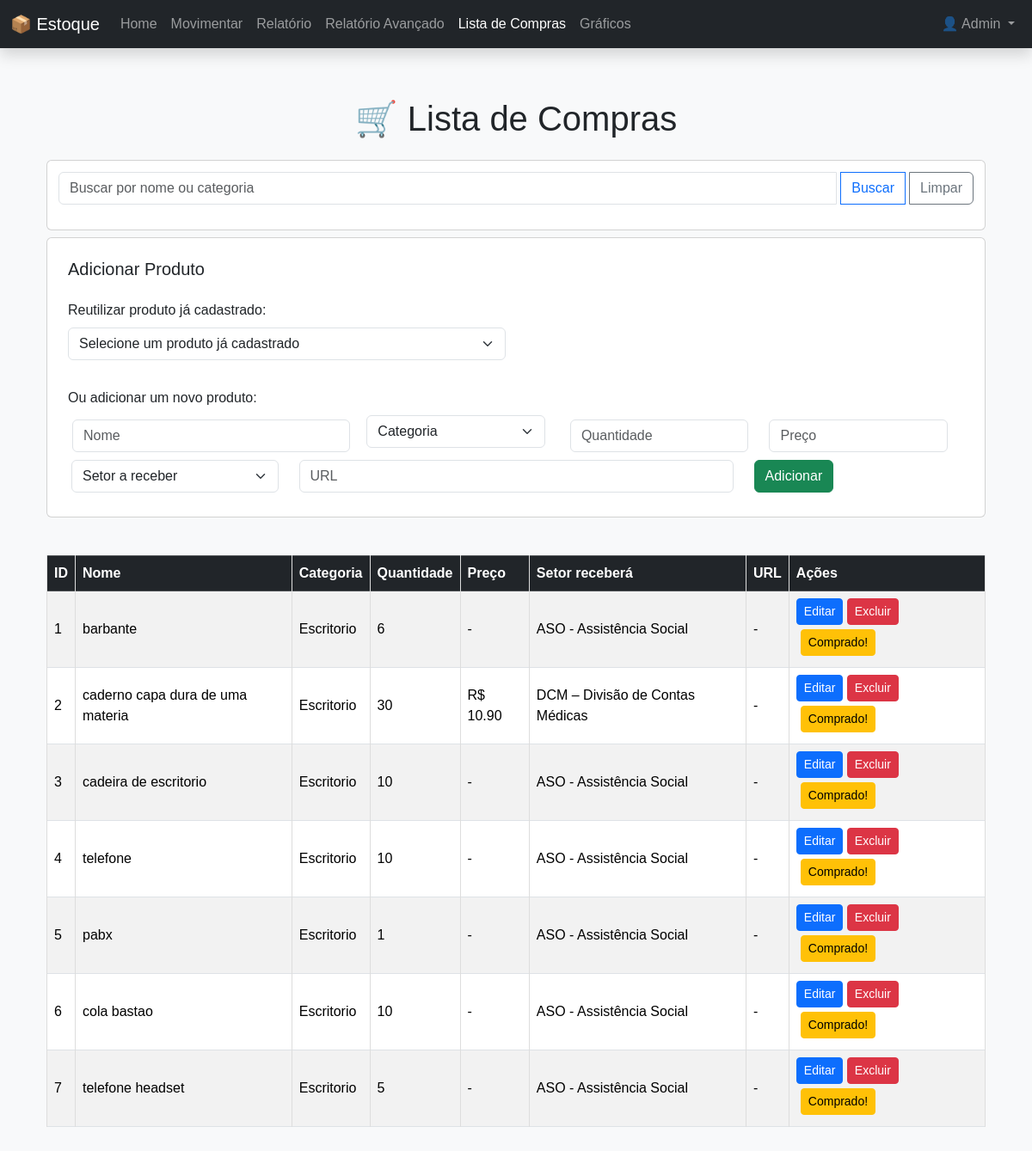
The page /lista_compras (signed in) on the database its author committed.
### models.py (models this page shows, shortened)
class Usuario(db.Model, UserMixin):
    id = db.Column(db.Integer, primary_key=True)
    nome = db.Column(db.String(100), nullable=False)
    email = db.Column(db.String(100), unique=True, nullable=False)
    senha = db.Column(db.String(200), nullable=False)
    tipo = db.Column(db.String(20), nullable=False, default='usuario')
    @property
    def is_admin(self):
        return self.tipo == 'admin'

class Compra(db.Model):
    __tablename__ = 'compras'
    id = db.Column(db.Integer, primary_key=True)
    nome = db.Column(db.String(100), nullable=False)
    categoria_id = db.Column(db.Integer, db.ForeignKey('categoria.id'), nullable=False)
    quantidade = db.Column(db.Integer, nullable=False)
    preco = db.Column(db.Float, nullable=True)
    setor_id = db.Column(db.Integer, db.ForeignKey('setores.id'), nullable=True)
    url = db.Column(db.String(500), nullable=True)
    categoria = db.relationship('Categoria', backref='compras')
    setor = db.relationship('Setor', backref='compras')

class Categoria(db.Model):
    id = db.Column(db.Integer, primary_key=True)
    nome = db.Column(db.String(50), nullable=False, unique=True)
    produtos = db.relationship('Produto', backref='categoria', lazy=True)

class Setor(db.Model):
    __tablename__ = 'setores'
    id = db.Column(db.Integer, primary_key=True)
    nome = db.Column(db.String(100), nullable=False)
    status = db.Column(db.Boolean, default=True, nullable=True)

### app.py (the view)
@app.route('/lista_compras')
@login_required
def lista_compras():
    busca = request.args.get('busca')
    categorias = Categoria.query.all()
    setores = Setor.query.all()
    produtos = Produto.query.all()
    if busca:
        compras = Compra.query.join(Categoria).filter(
            Compra.nome.ilike(f'%{busca}%') |
            Categoria.nome.ilike(f'%{busca}%')
        ).all()
    else:
        compras = Compra.query.all()
    return render_template('lista_compras.html', categorias=categorias, setores=setores, compras=compras, produtos=produtos)

### app.py (called while the page is built)
@login_manager.user_loader
def load_user(user_id):
    return Usuario.query.get(int(user_id))

### templates/lista_compras.html (shortened to what this page needs)
{% extends 'base.html' %}
{% block content %}
<div class="container mt-4">
  <h1 class="text-center mb-4">🛒 Lista de Compras</h1>
  <div class="card p-2 mb-2">
    <form method="GET" action="{{ url_for('lista_compras') }}">
      <div class="input-group mb-3">
        <input type="text" name="busca" class="form-control" placeholder="Buscar por nome ou categoria">
        <button class="btn btn-outline-primary" type="submit">Buscar</button>
        <button type="button" class="btn btn-outline-secondary" onclick="window.location.href='{{ url_for('lista_compras') }}'">Limpar</button>
      </div>
    </form>
  </div>
  <div class="card p-4 mb-4">
    <h5 class="card-title">Adicionar Produto</h5>
    <div class="row mt-3">
      <label class="form-label">Reutilizar produto já cadastrado:</label>
      <div class="col col-6">
        <select class="form-select" name="produto_id" id="produto_id">
          <option value="">Selecione um produto já cadastrado</option>
        </select>
      </div>
    </div>
    <div class="row mt-3">
      <label class="form-label">Ou adicionar um novo produto:</label>
      <form action="{{ url_for('adicionar_compra') }}" method="POST" class="row">
        <div class="col col-4">
          <input type="text" name="nome" class="form-control" placeholder="Nome" required id="nome">
        </div>
        <div class="col">
          <select name="categoria_id" class="form-select"  id="categoria_id">
            <option value="">Categoria</option>
          </select>
        </div>
        <div class="col">
          <input type="number" name="quantidade" class="form-control" placeholder="Quantidade" required min="0">
        </div>
        <div class="col ">
          <input type="number" name="preco" class="form-control" step="0.01" placeholder="Preço" min="0" id="preco">
        </div>
      </div>
      <div class="row p-1">
        <div class="col">
          <select class="form-select" name="setor_id">
            <option value="">Setor a receber</option>
          </select>
        </div>
        <div class="col col-6" >
          <input type="text" name="url" class="form-control" placeholder="URL">
        </div>
        <div class="col">
          <button type="submit" class="btn btn-success">Adicionar</button>
        </div>
    </div>
  </div>
  <div class="table-responsive">
    <table class="table table-bordered table-striped table-hover align-middle">
      <thead class="table-dark">
        <tr>
          <th>ID</th>
          <th>Nome</th>
          <th>Categoria</th>
          <th>Quantidade</th>
          <th>Preço</th>
          <th>Setor receberá</th>
          <th>URL</th>
          <th>Ações</th>
        </tr>
      </thead>
      <tbody>
        {% for c in compras %}
        <tr>
          <td>{{ c.id }}</td>
          <td>{{ c.nome }}</td>
          <td>{% if c.categoria %}{{ c.categoria.nome }}{% else %} - {% endif %}</td>
          <td>{{ c.quantidade }}</td>
          <td>{% if c.preco %}R$ {{ "%.2f"|format(c.preco) }}{% else %} - {% endif %}</td>
          <td>{% if c.setor %}{{ c.setor.nome }}{% else %} - {% endif %}</td>
          <td>
              {% if c.url %}
                <a href="{{ c.url }}" target="_blank">
                  {{ c.url[:30] }}{% if c.url|length > 30 %}...{% endif %}
                </a>
              {% else %}
                -
              {% endif %}
          </td>
          <td>
            <a href="{{ url_for('edit_compra', id=c.id) }}" class="btn btn-sm btn-primary">Editar</a>
            <a href="{{ url_for('delete_compra', id=c.id) }}" class="btn btn-sm btn-danger"
               onclick="return confirm('Deseja mesmo excluir este produto da lista de compras?');">Excluir</a>
            <form action="{{ url_for('registrar_compra', id=c.id) }}" method="POST" style="display:inline;" onsubmit="return solicitarEstoqueMinimo(this, event);">
              <button type="submit" class="btn btn-sm btn-warning">Comprado!</button>
            </form>
          </td>
        </tr>
        {% else %}
        <tr>
          <td colspan="8" class="text-center">Nenhum produto encontrado.</td>
        </tr>
        {% endfor %}
      </tbody>
    </table>
  </div>
</div>
{% endblock %}

### templates/base.html (shortened to what this page needs)
<!DOCTYPE html>
<html lang="pt-br">
<head>
  <link href="https://cdn.jsdelivr.net/npm/bootstrap@5.3.3/dist/css/bootstrap.min.css" rel="stylesheet">
  <link rel="stylesheet" href="{{ url_for('static', filename='css/style.css') }}">
</head>
<body class="bg-light">
  <nav class="navbar navbar-expand-lg navbar-dark bg-dark fixed-top shadow">
    <div class="container-fluid">
      <a class="navbar-brand" href="{{ url_for('index') }}">📦 Estoque</a>
      <div class="collapse navbar-collapse" id="navbarNav">
        <ul class="navbar-nav me-auto">
          <li class="nav-item">
            <a class="nav-link {% if request.endpoint == 'index' %}active{% endif %}" href="{{ url_for('index') }}">Home</a>
          </li>
          <li class="nav-item">
            <a class="nav-link {% if request.endpoint == 'movimentar' %}active{% endif %}" href="{{ url_for('movimentar') }}">Movimentar</a>
          </li>
          <li class="nav-item">
            <a class="nav-link {% if request.endpoint == 'relatorio' %}active{% endif %}" href="{{ url_for('relatorio') }}">Relatório</a>
          </li>
          <li class="nav-item">
            <a class="nav-link {% if request.endpoint == 'relatorio_avancado' %}active{% endif %}" href="{{ url_for('relatorio_avancado') }}">Relatório Avançado</a>
          </li>
          <li class="nav-item">
            <a class="nav-link {% if request.endpoint == 'lista_compras' %}active{% endif %}" href="{{ url_for('lista_compras') }}">Lista de Compras</a>
          </li>
          <li class="nav-item">
            <a class="nav-link {% if request.endpoint == 'graficos' %}active{% endif %}" href="{{ url_for('graficos') }}">Gráficos</a>
          </li>
        </ul>
        <ul class="navbar-nav ms-auto">
        {% if current_user.is_authenticated %}
          <li class="nav-item dropdown">
            <a class="nav-link dropdown-toggle" href="#" id="userDropdown" role="button" data-bs-toggle="dropdown" aria-expanded="false">
              👤 {{ current_user.nome }}
            </a>
          </li>
        {% else %}
          <li class="nav-item">
            <a class="nav-link text-success" href="{{ url_for('login') }}">Login</a>
          </li>
        {% endif %}
        </ul>
      </div>
    </div>
  </nav>
  <main class="container my-4">
    {% block content %}{% endblock %}
  </main>
</body>
</html>

### static/css/style.css (style rules this page uses)
body { font-family: Arial, sans-serif; margin: 20px; }
form input, form button { margin: 5px; }
table { margin-top: 20px; border-collapse: collapse; width: 100%; }
table, th, td { border: 1px solid #ddd; }
th, td { padding: 8px; }

### templates/base.html (style rules this page uses)
body { padding-top: 70px; }

### rows shown on the page
Usuario: nome "Admin"
Compra: id "1", nome "barbante", categoria.nome "Escritorio", quantidade "6", setor.nome "ASO - Assistência Social"
Compra: id "2", nome "caderno capa dura de uma materia", categoria.nome "Escritorio", quantidade "30", preco "10.90", setor.nome "DCM – Divisão de Contas Médicas"
Compra: id "3", nome "cadeira de escritorio", categoria.nome "Escritorio", quantidade "10", setor.nome "ASO - Assistência Social"
Compra: id "4", nome "telefone", categoria.nome "Escritorio", quantidade "10", setor.nome "ASO - Assistência Social"
Compra: id "5", nome "pabx", categoria.nome "Escritorio", quantidade "1", setor.nome "ASO - Assistência Social"
Compra: id "6", nome "cola bastao", categoria.nome "Escritorio", quantidade "10", setor.nome "ASO - Assistência Social"
Compra: id "7", nome "telefone headset", categoria.nome "Escritorio", quantidade "5", setor.nome "ASO - Assistência Social"
